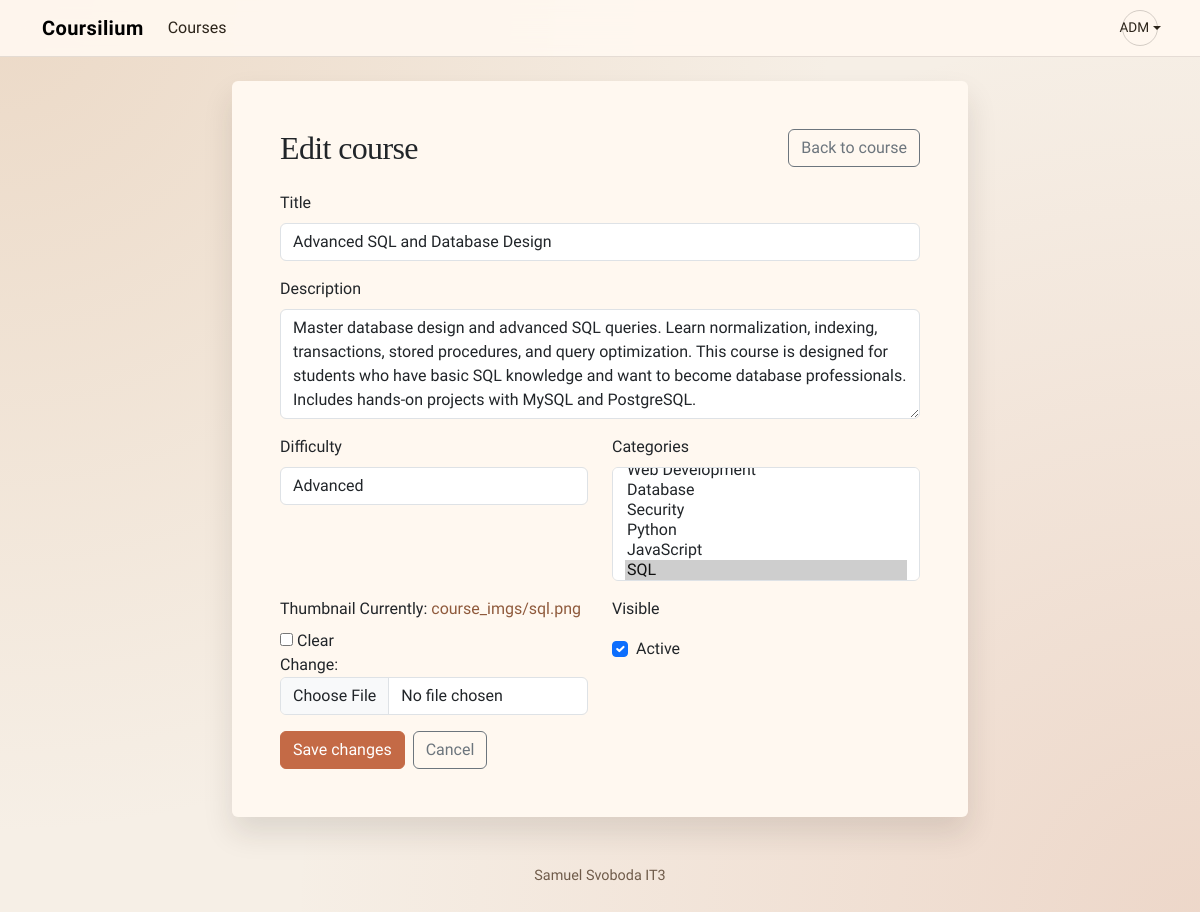
Page /courses/2/edit/ (signed in) on the earlier database version.
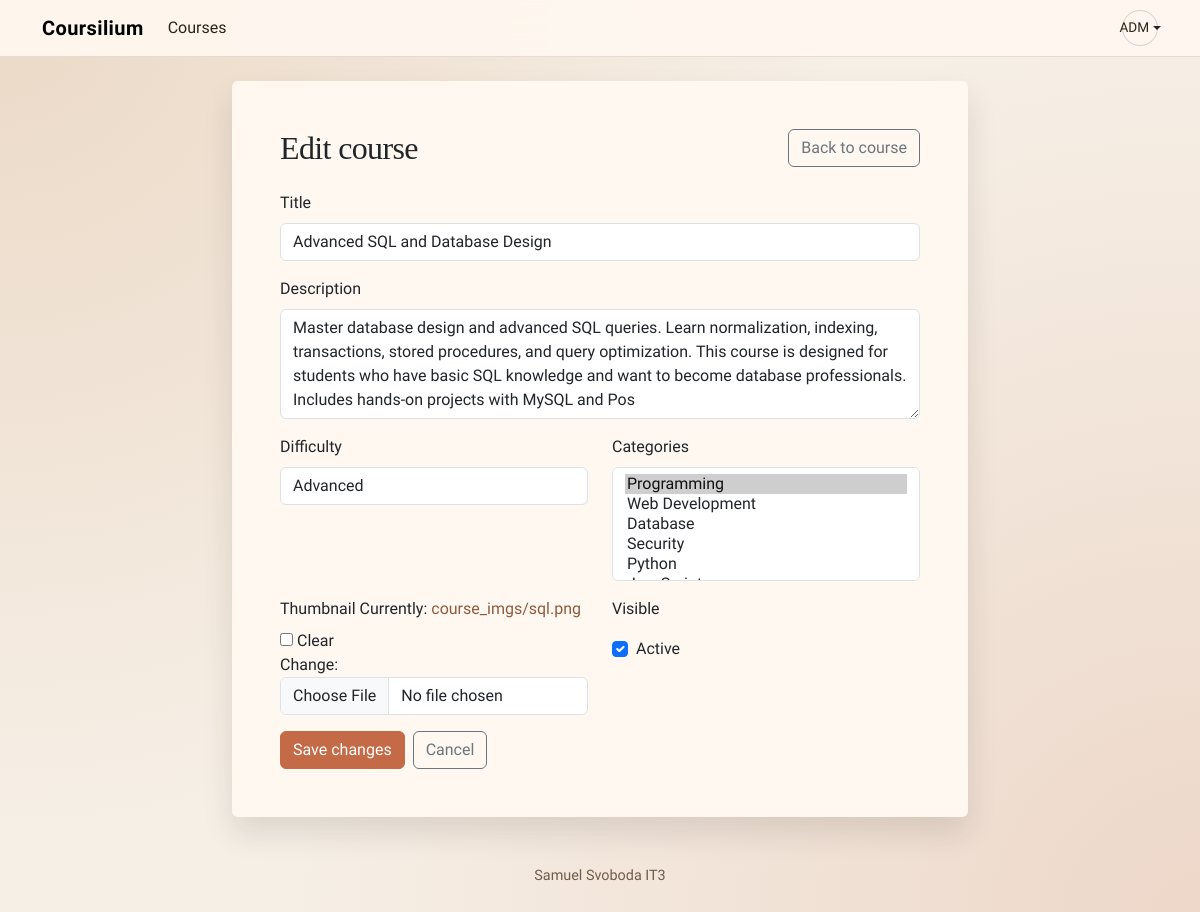
Same page on the later database version.
### courses/models.py (models this page shows, shortened)
class Course(models.Model):
    DIFFICULTY_CHOICES = [
        ("beginner", "Beginner"),
        ("intermediate", "Intermediate"),
        ("advanced", "Advanced"),
    ]
    course_id = models.AutoField(primary_key=True)
    title = models.CharField(
        max_length=200,
        verbose_name="Název",
        help_text="Zadejte název kurzu",
        validators=[TEXT_VALIDATOR],
    )
    description = models.CharField(
        max_length=2000,
        verbose_name="Popis",
        help_text="Stručně popište obsah kurzu",
    )
    difficulty = models.CharField(
        max_length=12,
        choices=DIFFICULTY_CHOICES,
        verbose_name="Náročnost",
        help_text="Vyberte úroveň náročnosti kurzu",
    )
    categories = models.ManyToManyField(
        Category,
        blank=True,
        related_name="courses",
        verbose_name="Kategorie",
        help_text="Vyberte kategorie kurzu",
    )
    img = models.ImageField(upload_to="media/course_imgs",
        null=True,
        blank=True,
        verbose_name="Miniatura kurzu",
        help_text="Nahrajte miniaturu kurzu",)
    created_by = models.ForeignKey(
        settings.AUTH_USER_MODEL,
        on_delete=models.SET_NULL,
        null=True,
        blank=True,
        related_name="courses_created",
        verbose_name="Vytvořil",
        help_text="Uživatel, který kurz vytvořil",
    )
    is_active = models.BooleanField(verbose_name="Aktivní", help_text="Určuje, jestli je kurz viditelný")
    created_at = models.DateTimeField(auto_now_add=True, verbose_name="Vytvořeno")
    updated_at = models.DateTimeField(null=True, blank=True, verbose_name="Upraveno")
    class Meta:
        db_table = "course"
        indexes = [
            models.Index(fields=["created_at"]),
            models.Index(fields=["is_active"]),
            models.Index(fields=["course_id"]),
            models.Index(fields=["title"]),
            models.Index(fields=["difficulty"]),
        ]

### courses/views.py (the view)
# urls.py: path('<int:course_id>/edit/', course_edit, name='course_edit'),
@login_required
def course_edit(request, course_id):
    course = get_object_or_404(Course, course_id=course_id)
    if can_manage_all_courses(request.user):
        allowed = True
    else:
        allowed = is_teacher(request.user) and course.created_by_id == request.user.id
    if not allowed:
        return HttpResponseForbidden("You do not have permission to edit this course.")
    if request.method == "POST":
        form = CourseForm(request.POST, request.FILES, instance=course)
        if form.is_valid():
            form.save()
            return redirect("course_detail", course_id=course.course_id)
    else:
        form = CourseForm(instance=course)
    return render(
        request,
        "courses/course_form.html",
        {"form": form, "mode": "edit", "course": course},
    )

### courses/forms.py
class CourseForm(forms.ModelForm):
    class Meta:
        model = Course
        fields = ("title", "description", "difficulty", "categories", "img", "is_active")
        widgets = {
            "description": forms.Textarea(attrs={"rows": 4}),
            "categories": forms.SelectMultiple(),
        }
    def __init__(self, *args, **kwargs):
        super().__init__(*args, **kwargs)
        for name, field in self.fields.items():
            if name == "is_active":
                field.widget.attrs.setdefault("class", "form-check-input")
            elif name == "categories":
                field.widget.attrs.setdefault("class", "form-select")
                field.widget.attrs.setdefault("size", "5")
            else:
                field.widget.attrs.setdefault("class", "form-control")

### courses/models.py (called while the page is built)
    def __str__(self):
        return self.category_name

### courses/views.py (called while the page is built)
def can_manage_all_courses(user):
    return user.is_staff or user.is_superuser

### templates/courses/course_form.html (shortened to what this page needs)
{% extends 'base.html' %}
{% block content %}
<div class="container">
    <div class="row justify-content-center">
        <div class="col-lg-8">
            <div class="card site-surface border-0">
                <div class="card-body p-4 p-md-5">
                    <div class="d-flex flex-wrap align-items-center justify-content-between gap-2 mb-4">
                        <h2 class="mb-0">
                            {% if mode == 'edit' %}
                                Edit course
                            {% else %}
                                Create course
                            {% endif %}
                        </h2>
                        {% if mode == 'edit' and course %}
                            <a class="btn btn-outline-secondary" href="{% url 'course_detail' course.course_id %}">Back to course</a>
                        {% endif %}
                    </div>
                    <form method="post" enctype="multipart/form-data" novalidate>
                        <div class="mb-3">
                            <label class="form-label" for="{{ form.title.id_for_label }}">Title</label>
                            {{ form.title }}
                        </div>
                        <div class="mb-3">
                            <label class="form-label" for="{{ form.description.id_for_label }}">Description</label>
                            {{ form.description }}
                        </div>
                        <div class="row">
                            <div class="col-md-6 mb-3">
                                <label class="form-label" for="{{ form.difficulty.id_for_label }}">Difficulty</label>
                                {{ form.difficulty }}
                            </div>
                            <div class="col-md-6 mb-3">
                                <label class="form-label" for="{{ form.categories.id_for_label }}">Categories</label>
                                {{ form.categories }}
                            </div>
                        </div>
                        <div class="row">
                            <div class="col-md-6 mb-3">
                                <label class="form-label" for="{{ form.img.id_for_label }}">Thumbnail</label>
                                {{ form.img }}
                            </div>
                            <div class="col-md-6 mb-3">
                                <label class="form-label" for="{{ form.is_active.id_for_label }}">Visible</label>
                                <div class="form-check mt-2">
                                    {{ form.is_active }}
                                    <label class="form-check-label" for="{{ form.is_active.id_for_label }}">Active</label>
                                </div>
                            </div>
                        </div>
                        <div class="d-flex flex-wrap gap-2">
                            <button type="submit" class="btn btn-primary">
                                {% if mode == 'edit' %}Save changes{% else %}Create course{% endif %}
                            </button>
                            <a class="btn btn-outline-secondary" href="{% url 'course_list' %}">Cancel</a>
                        </div>
                    </form>
                </div>
            </div>
        </div>
    </div>
</div>
{% endblock %}

Differences in the rows shown:
changed Course "Advanced SQL and Database Design": description "…projects with MySQL and PostgreSQL." → "…projects with MySQL and Pos"
Other differences:
form field categories: "Database / Security / Python / JavaScript / SQL ☑" → "Programming ☑ / Web Development / Database / Security / Python"
